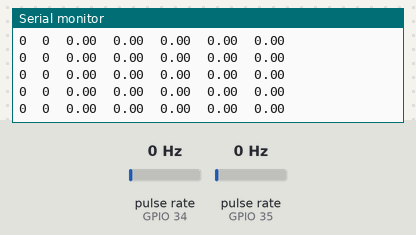
The sketch below on a simulated ESP32. Shown: the last lines printed to the serial monitor. Wiring (inferred from the names in the program): 2 × pulse sensor: data GPIO 34 / data GPIO 35. The test bench sets the inputs (shaded band); at power-on: pulse rate (sensors on GPIO 34, GPIO 35) 0 Hz.

Above: at 1.2 s.
1.3 s: pulse rate (sensor on GPIO 34) set to 4 Hz
At 1.51 s:
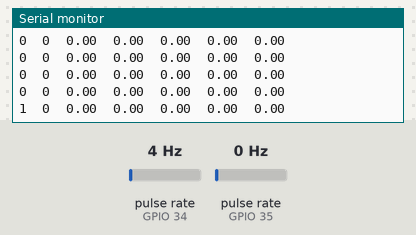
2.8 s: pulse rate (sensor on GPIO 35) set to 4 Hz
At 2.81 s:
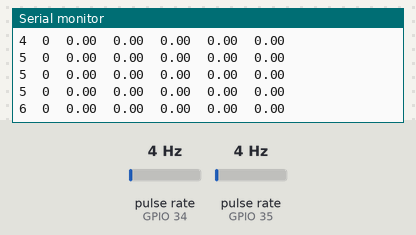
4.3 s: pulse rate (sensor on GPIO 34) set to 50 Hz
At 4.31 s:
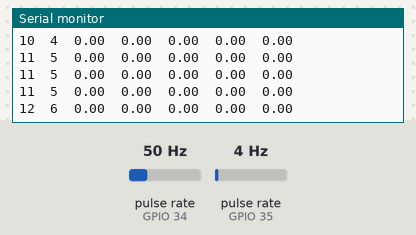
5.8 s: pulse rate (sensor on GPIO 35) set to 50 Hz
At 5.82 s:
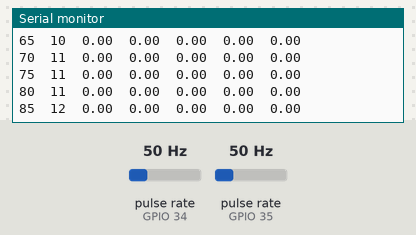
Timing chart, 0 to 8.3 s (numbered marks = the images above; inputs shaded):
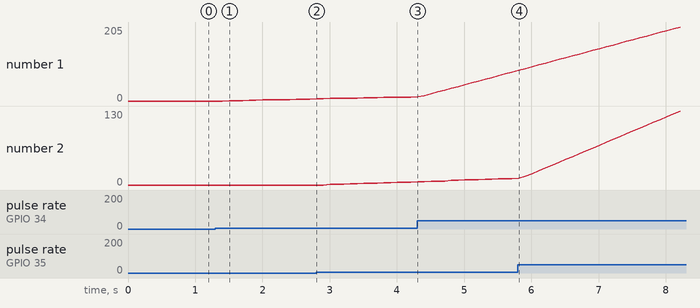

The sketch:

Encoder2Final.ino
```cpp
#define ENCODER1_PIN 34
#define ENCODER2_PIN 35

//Hoisted for callbacks
void handleEncoder1Interrupt();
void handleEncoder2Interrupt();

// Constants for encoder resolution
const float ENCODER_RESOLUTION = 40; // counts per rotation
volatile int encoder1Count = 0;
volatile int encoder2Count = 0;
int lastEncoder1Count = 0;
int lastEncoder2Count = 0;
unsigned long lastInterruptTime1 = 0;
unsigned long lastInterruptTime2 = 0;
double wheelDiameter = 21.25; //Whell diameter is measured to be 21.25cm
double wheel1Rotations = 0;
double wheel2Rotations = 0;
double wheel1Distance = 0; //Distance in cm
double wheel2Distance = 0; //Distance in cm
double wheelDistance = 0;

// ========= Distance moving =========
//Distance Moving Variables
bool distanceMoving = false; //Context switch. Change to more sophisticated method later
double targetDistance = 0;
int movingBaseSpeed = 100;

void setup(){
  // Attach interrupts to encoder pins
  attachInterrupt(digitalPinToInterrupt(ENCODER1_PIN), handleEncoder1Interrupt, RISING);
  attachInterrupt(digitalPinToInterrupt(ENCODER2_PIN), handleEncoder2Interrupt, RISING);
}

void loop(){
  Serial.print(encoder1Count);
  Serial.print("\t");
  Serial.print(encoder2Count);
  Serial.print("\t");
  Serial.print(wheel1Rotations);
  Serial.print("\t");
  Serial.print(wheel2Rotations);
  Serial.print("\t");
  Serial.print(wheel1Distance);
  Serial.print("\t");
  Serial.print(wheel2Distance);
  Serial.print("\t");
  Serial.print(wheelDistance);
  Serial.print("\n");
  delay(100); //delay to avoid serial overload

}

//Encoder1 interrupts
void IRAM_ATTR handleEncoder1Interrupt() {
  unsigned long interruptTime = millis();
  if (interruptTime - lastInterruptTime1 > 5){
    encoder1Count++;
    lastInterruptTime1 = interruptTime;
  }
}

//Encoder2 interrupts
void IRAM_ATTR handleEncoder2Interrupt() {
  unsigned long interruptTime = millis();
  if (interruptTime - lastInterruptTime2 > 5){
    encoder2Count++;
    lastInterruptTime2 = interruptTime;
  }
}

//Do encoder caluclations including rotations and distances
void encoderCaclculations(){
  wheel1Rotations = encoder1Count/ENCODER_RESOLUTION;
  wheel2Rotations = encoder2Count/ENCODER_RESOLUTION;
  wheel1Distance = wheel1Rotations*wheelDiameter;
  wheel2Distance = wheel2Rotations*wheelDiameter;
  wheelDistance = (wheel1Distance+wheel2Distance)/2;
}
```

Measured:
- after the input at 1.3 s, the serial monitor: prints a new line after 0.20 s (image 1)
- plotted number 1: 0 → 5 after the input at 1.3 s, 11 → 80 after the input at 4.3 s
